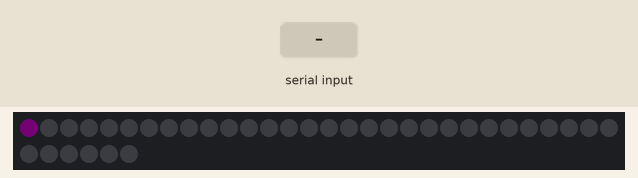
Simulated run of this sketch. Board: ESP8266 (Wemos D1 mini). Parts: 36 RGB LEDs in strip order, left to right, continuing on the next row. The test bench sets the inputs (shaded band). Dim RGB values are drawn brighter than linear; what the sketch prints to the serial monitor is not drawn.

Above: at 0.1 s.
At 1.0 s:
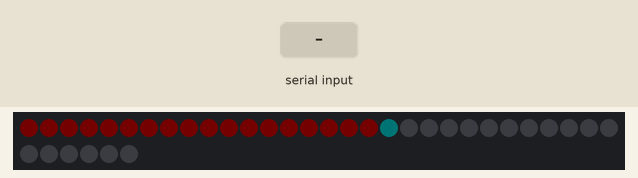
2.2 s: "1" received over Serial
Timing chart, 0 to 5.2 s (numbered marks = the images above; inputs shaded):
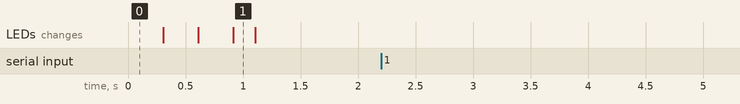

Measured:
- after the input at 2.2 s, every drawn part: stays the same

The sketch:

SmartPoiBasicStreaming.ino
```cpp
/*Basic Streaming Smart Poi version
 * Receives UDP RGB packets and displays them on LED strip
 * Many thanks to Arduino, Processing teams
 * as well as Brett and Dylan Pillemer for inspiration
 * All code is written or adapted by Tom Hastings
 * www.circusscientist.com
 * Only works in combination with SmartPoiBasicStreaming_UDP_Send Processing app.
 *
 * Arduino ide settings:
 * Wemos D1 R2 & Mini
 * lWip v2.0 lower memory
 * 4m, 1m Spiffs
 * 80mhz
 *
 *
 */


#include <ESP8266WiFi.h>
#include <DNSServer.h>
#include <WiFiUdp.h>


//////////////////////////////////////////FastLED code:////////////
#include "FastLED.h"
// How many leds in your strip?
#define NUM_LEDS 36
//#define NUM_LEDS 73

#define NUM_PX 36
//#define NUM_PX 72

int newBrightness = 1; //setting 220 for battery and so white is not too much! //20 for testing ok

#define DATA_PIN D2 //D2 for D1Mini, 2 for ESP-01
#define CLOCK_PIN D1 //D1 for D1Mini, 0 for ESP-01

// Define the array of leds
CRGB leds[NUM_LEDS];
///////////////////////////////////////////end FastLED code////////////////

////////////////////////////////////////////////////Mostly networking stuff: ////////////////////////////////////////////
const byte DNS_PORT = 53;
IPAddress apIP(192, 168, 1, 1);
IPAddress apIPSlave(192, 168, 1, 78);
DNSServer dnsServer;

int status = WL_IDLE_STATUS;
char apName[] = "Smart_Poi_2";
char apPass[] = "bluefire";
int apChannel = 1;

const unsigned int localPort = 2390;      // local port to listen on


byte packetBuffer[NUM_PX]; //buffer to hold incoming packet


WiFiUDP Udp;

//more send to processing stuff:
#define UPDATES_PER_SECOND 30000
boolean emulated = true;
//
/****Variables needed for sending to Processing. */
uint16_t sendDelay = 10;    // [Milliseconds] To slow stuff down if needed.
boolean testing = false;  // Default is false. [Ok to change for testing.]
// Can temporarily change testing to true to check output in serial monitor.
// Must set back to false to allow Processing to connect and receive data.

boolean linkedUp = true;  // Initially set linkup status false. [Do Not change.]
/****End of variables needed for sending Processing. */

void setup() {
//  Serial.begin(115200);
  FastLED.addLeds<APA102, DATA_PIN, CLOCK_PIN, BGR>(leds, NUM_LEDS); //DATA_RATE_MHZ(8)
  //  FastLED.addLeds<NEOPIXEL, DATA_PIN>(leds, NUM_LEDS); //not ideal!
  FastLED.setBrightness(  newBrightness ); //should be low figure here, for startup battery saving...
  FastLED.showColor( CRGB::Black );
  WiFi.mode(WIFI_AP);
  WiFi.softAPConfig(apIP, apIP, IPAddress(255, 255, 255, 0));
  WiFi.softAP(apName, apPass, apChannel); //use pre-set values here
  dnsServer.start(DNS_PORT, "*", apIP); //AP mode only
  Udp.begin(localPort);
  fastLEDIndicate();
  /****Stuff needed in setup() section for sending to Processing. */
  Serial.begin(115200);  // Allows serial output.
  if (emulated) {
    //  while (!Serial) {
    //    ;  // Wait for serial connection. Only needed for Leonardo board.
    //  }
    firstContact();  // Connect with Processing. Hello, is anyone out there?
    /****End of stuff to put in your setup() section for Processing. */
  }
}

void loop() {
  dnsServer.processNextRequest();
  int packetSize = Udp.parsePacket();
  if (packetSize) // if udp packet is received:
  {
    int len = Udp.read(packetBuffer, NUM_PX);
    if (len > 0) packetBuffer[len] = 0;
    //    //Serial.println("Contents:");
    //    //Serial.println(packetBuffer);
    ////////////////////////////////////FastLED Code://///////////
    for (int i = 0; i < NUM_PX; i++)
    {
      byte X;
      byte Y;

      ///////////////////////////////convert byte to signed byte:////
      X = packetBuffer[i] - 127;
      /////////////////////////////end convert byte to signed byte////

      byte R1 = (X & 0xE0);
      leds[i].r = R1; //
      byte G1 =  ((X << 3) & 0xE0);
      leds[i].g = G1;
      byte M1 = (X << 6);
      leds[i].b = M1;
      //FastLED.delay(1);
      //        //Serial.print(R1); //Serial.print(", "); //Serial.print(G1); //Serial.print(", "); //Serial.println(M1);
    }

    //FastLED.delay(2); //not just for emulator!
//    LEDS.show();
//    FastLED.delay(10);
//    delay(1);
    ///////////////////////////////////end FastLed Code//////////////
if (emulated) {
    SendToProcessing();
//    delay(1);
//    FastLED.delay(10000 / UPDATES_PER_SECOND);
  }
    // send a reply, to the IP address and port that sent us the packet we received
    //    Udp.beginPacket(Udp.remoteIP(), Udp.remotePort());
    //    Udp.write(ReplyBuffer);
    //    Udp.endPacket();
  } else {
    //    //Serial.println("/");
    //nothing for <interval> seconds wait for signal
  }
}


//for startup:
void fastLEDIndicate(){
   //indicate wifi mode:
//  //Serial.println("FASTLED NOW");

    for (int i = 0; i < NUM_LEDS; i++) {
      // Set the i'th led to whatever
      leds[i] = CRGB::Magenta;
      // Show the leds
      FastLED.show();
      // now that we've shown the leds, reset the i'th led to black
      leds[i] = CRGB::Black;
      // Wait a little bit before we loop around and do it again
      delay(10);
    }
    for (int i = 0; i < NUM_LEDS; i++) {
      // Set the i'th led to whatever
      leds[i] = CRGB::Yellow;
      // Show the leds
      FastLED.show();
      // now that we've shown the leds, reset the i'th led to black
      leds[i] = CRGB::Black;
      // Wait a little bit before we loop around and do it again
      delay(10);
    }
    for (int i = 0; i < NUM_LEDS; i++) {
      // Set the i'th led to whatever
      leds[i] = CRGB::Cyan;
      // Show the leds
      FastLED.show();
      // now that we've shown the leds, reset the i'th led to black
      leds[i] = CRGB::Red;
      // Wait a little bit before we loop around and do it again
      delay(10);
    }

    delay(10);


  FastLED.showColor( CRGB::Black );
}


/****The below two functions are needed for sending to Processing. */

// Waits for Processing to respond and then sends the number of pixels.
void firstContact() {
  uint16_t nLEDS = NUM_LEDS;  // Number to send to Processing.  (Allows up to 65,535 pixels)
  if (testing == true) {
    linkedUp = true;  // If testing, pretend we are already connected to Processing.
    Serial.print("NUM_LEDS: "); Serial.println(nLEDS);  // Number of pixels in our LED strip.
    Serial.print("  High Byte = "); Serial.print(highByte(nLEDS));  // The high byte.
    Serial.print(" x 256 = "); Serial.println(highByte(nLEDS) * 256);
    Serial.print("  Low Byte  = "); Serial.println(lowByte(nLEDS));  // The low byte.
    delay(3000);
  }
  else {
    while (Serial.available() <= 0) {  // Repeats until Processing responds. Hello?
      Serial.print('A');  // send an ASCII A (byte of value 65)
      delay(100);
    }
    // Once Processing responds send the number of pixels as two bytes.
    Serial.write(highByte(nLEDS));  // Send the high byte to Processing.
    Serial.write(lowByte(nLEDS));  // Send the low byte to Processing.
    Serial.print('#');  // send an ASCII # (byte of value 35) as a flag for Processing.
    linkedUp = true;  // Now that Processing knows number of pixels set linkedUp to true.
    delay(500);
  }
}

//--------------------
// This function sends ALL the pixel data to Processing.
void SendToProcessing() {
  if (testing == true) { // Print pixel data. If NUM_LEDS is large this will be a lot of data!
    Serial.println("-------------------------------------------------------");
    for (uint16_t d = 0; d < NUM_LEDS; d++) {
      Serial.print("p: "); Serial.print(d);
      Serial.print("\tr: "); Serial.print(leds[d].r);
      Serial.print("\tg: "); Serial.print(leds[d].g);
      Serial.print("\tb: "); Serial.println(leds[d].b);
    }
    Serial.println(" ");
    delay(500);  // Add some extra delay while testing.
  }
  else {  // Send ALL the pixel data to Processing!
    for (uint16_t d = 0; d < NUM_LEDS; d++) {
      Serial.write(d);          // Pixel number
      Serial.write(leds[d].r);  // Red channel data
      Serial.write(leds[d].g);  // Green channel data
      Serial.write(leds[d].b);  // Blue channel data
    }
    delay(sendDelay);  // Delay to slow things down if needed.
  }
}

//--------------------
/****End of the functions needed for sending to Processing.*/
```
